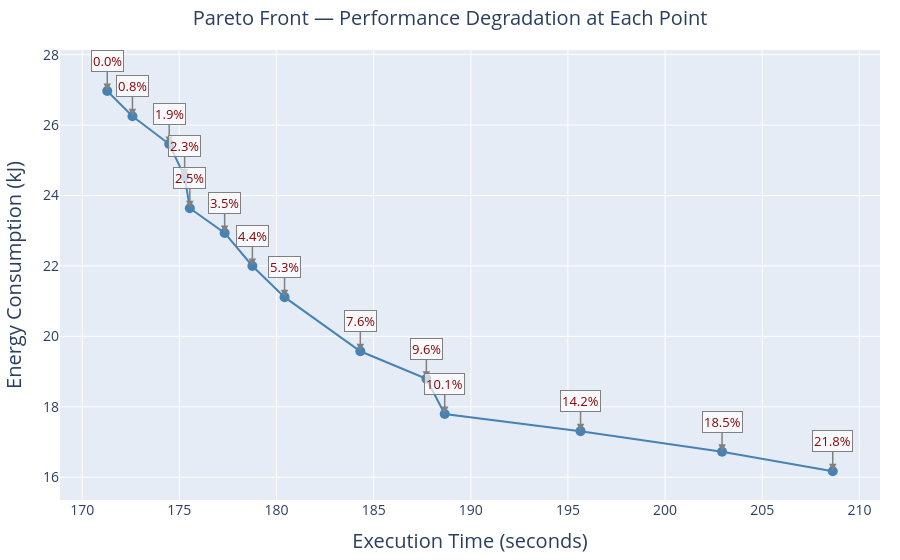
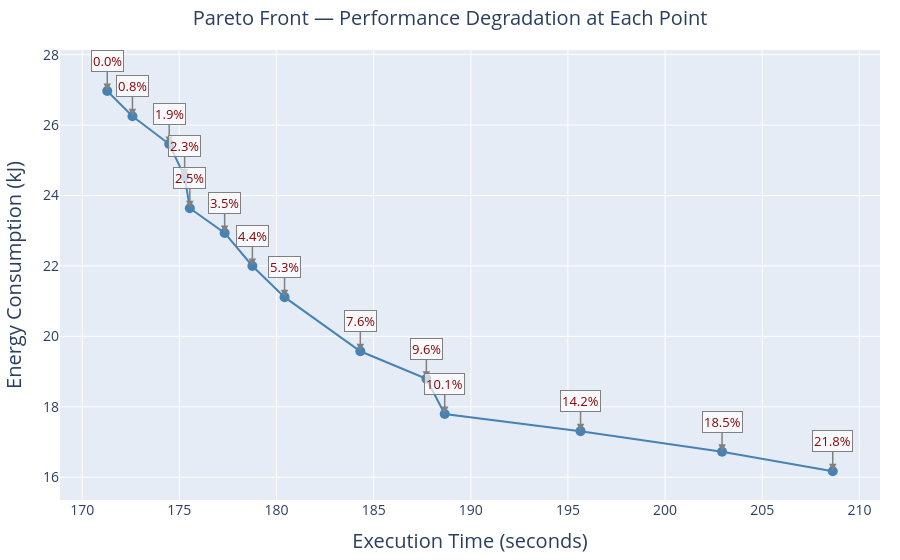

Notebook cell for these charts, in order:
### Code cell
# Performance degradation plot
# Degradation % relative to the fastest point (min time = 0% degradation)
perf_degradation = [(t - pareto_min_t) / pareto_min_t * 100 for t in pareto_ts]

fig2 = go.Figure()

# Pareto front line
fig2.add_trace(go.Scatter(
    x=pareto_ts,
    y=pareto_es,
    mode='lines+markers',
    name='Pareto Front',
    marker=dict(size=10, color='steelblue'),
    line=dict(color='steelblue', width=2),
    hovertemplate=(
        'Exec Time: %{x:.1f} s<br>'
        'Energy: %{y:.2f} kJ<br>'
        'Perf Degradation: %{text:.1f}%<extra></extra>'
    ),
    text=perf_degradation,
))

# Annotations for each point
annotations = []
for t, e, deg in zip(pareto_ts, pareto_es, perf_degradation):
    annotations.append(dict(
        x=t,
        y=e,
        text=f'{deg:.1f}%',
        showarrow=True,
        arrowhead=2,
        arrowsize=1,
        arrowwidth=1.5,
        arrowcolor='gray',
        ax=0,
        ay=-30,
        font=dict(size=13, color='darkred'),
        bgcolor='rgba(255,255,255,0.7)',
        bordercolor='gray',
        borderwidth=1,
    ))

fig2.update_layout(
    xaxis=dict(title='Execution Time (seconds)', title_font=dict(size=20), tickfont=dict(size=14)),
    yaxis=dict(title='Energy Consumption (kJ)', title_font=dict(size=20), tickfont=dict(size=14)),
    annotations=annotations,
    legend=dict(font=dict(size=13)),
    title=dict(
        text='Pareto Front — Performance Degradation at Each Point',
        font=dict(size=20),
        x=0.5,
    ),
    margin=dict(l=60, r=20, t=50, b=60),
    autosize=True,
)

fig2.write_html('pareto_degradation.html')
fig2.write_image('pareto_degradation.pdf', format='pdf', width=1200, height=700, scale=2)
print("Saved as 'pareto_degradation.html' and 'pareto_degradation.pdf'")
fig2.show()
print("Saved as 'pareto_degradation.html'")
fig2.show()

### Figure 1 — Plotly figure (JSON) as saved in the notebook; plotly's stock layout.template omitted (floating-point values rounded to 4 significant figures)
{"data": [{"hovertemplate": "Exec Time: %{x:.1f} s<br>Energy: %{y:.2f} kJ<br>Perf Degradation: %{text:.1f}%<extra></extra>", "line": {"color": "steelblue", "width": 2}, "marker": {"color": "steelblue", "size": 10}, "mode": "lines+markers", "name": "Pareto Front", "text": ["0.0", "0.7574315748668354", "1.8609441097931188", "2.3254211877675917", "2.4816480179158598", "3.5273636313747048", "4.360573392165523", "5.327475021805193", "7.6037396359611185", "9.588684413629792", "10.139331447246578", "14.221195240335941", "18.472830192644707", "21.798663548357332"], "type": "scatter", "x": [171.3, 172.6, 174.5, 175.3, 175.5, 177.3, 178.8, 180.4, 184.3, 187.7, 188.7, 195.6, 202.9, 208.6], "y": [26.97, 26.25, 25.46, 24.54, 23.64, 22.94, 22.0, 21.11, 19.58, 18.8, 17.8, 17.31, 16.72, 16.17]}], "layout": {"annotations": [{"arrowcolor": "gray", "arrowhead": 2, "arrowsize": 1, "arrowwidth": 1.5, "ax": 0, "ay": -30, "bgcolor": "rgba(255,255,255,0.7)", "bordercolor": "gray", "borderwidth": 1, "font": {"color": "darkred", "size": 13}, "showarrow": true, "text": "0.0%", "x": 171.3, "y": 26.97}, {"arrowcolor": "gray", "arrowhead": 2, "arrowsize": 1, "arrowwidth": 1.5, "ax": 0, "ay": -30, "bgcolor": "rgba(255,255,255,0.7)", "bordercolor": "gray", "borderwidth": 1, "font": {"color": "darkred", "size": 13}, "showarrow": true, "text": "0.8%", "x": 172.6, "y": 26.25}, {"arrowcolor": "gray", "arrowhead": 2, "arrowsize": 1, "arrowwidth": 1.5, "ax": 0, "ay": -30, "bgcolor": "rgba(255,255,255,0.7)", "bordercolor": "gray", "borderwidth": 1, "font": {"color": "darkred", "size": 13}, "showarrow": true, "text": "1.9%", "x": 174.5, "y": 25.46}, {"arrowcolor": "gray", "arrowhead": 2, "arrowsize": 1, "arrowwidth": 1.5, "ax": 0, "ay": -30, "bgcolor": "rgba(255,255,255,0.7)", "bordercolor": "gray", "borderwidth": 1, "font": {"color": "darkred", "size": 13}, "showarrow": true, "text": "2.3%", "x": 175.3, "y": 24.54}, {"arrowcolor": "gray", "arrowhead": 2, "arrowsize": 1, "arrowwidth": 1.5, "ax": 0, "ay": -30, "bgcolor": "rgba(255,255,255,0.7)", "bordercolor": "gray", "borderwidth": 1, "font": {"color": "darkred", "size": 13}, "showarrow": true, "text": "2.5%", "x": 175.5, "y": 23.64}, {"arrowcolor": "gray", "arrowhead": 2, "arrowsize": 1, "arrowwidth": 1.5, "ax": 0, "ay": -30, "bgcolor": "rgba(255,255,255,0.7)", "bordercolor": "gray", "borderwidth": 1, "font": {"color": "darkred", "size": 13}, "showarrow": true, "text": "3.5%", "x": 177.3, "y": 22.94}, {"arrowcolor": "gray", "arrowhead": 2, "arrowsize": 1, "arrowwidth": 1.5, "ax": 0, "ay": -30, "bgcolor": "rgba(255,255,255,0.7)", "bordercolor": "gray", "borderwidth": 1, "font": {"color": "darkred", "size": 13}, "showarrow": true, "text": "4.4%", "x": 178.8, "y": 22.0}, {"arrowcolor": "gray", "arrowhead": 2, "arrowsize": 1, "arrowwidth": 1.5, "ax": 0, "ay": -30, "bgcolor": "rgba(255,255,255,0.7)", "bordercolor": "gray", "borderwidth": 1, "font": {"color": "darkred", "size": 13}, "showarrow": true, "text": "5.3%", "x": 180.4, "y": 21.11}, {"arrowcolor": "gray", "arrowhead": 2, "arrowsize": 1, "arrowwidth": 1.5, "ax": 0, "ay": -30, "bgcolor": "rgba(255,255,255,0.7)", "bordercolor": "gray", "borderwidth": 1, "font": {"color": "darkred", "size": 13}, "showarrow": true, "text": "7.6%", "x": 184.3, "y": 19.58}, {"arrowcolor": "gray", "arrowhead": 2, "arrowsize": 1, "arrowwidth": 1.5, "ax": 0, "ay": -30, "bgcolor": "rgba(255,255,255,0.7)", "bordercolor": "gray", "borderwidth": 1, "font": {"color": "darkred", "size": 13}, "showarrow": true, "text": "9.6%", "x": 187.7, "y": 18.8}, {"arrowcolor": "gray", "arrowhead": 2, "arrowsize": 1, "arrowwidth": 1.5, "ax": 0, "ay": -30, "bgcolor": "rgba(255,255,255,0.7)", "bordercolor": "gray", "borderwidth": 1, "font": {"color": "darkred", "size": 13}, "showarrow": true, "text": "10.1%", "x": 188.7, "y": 17.8}, {"arrowcolor": "gray", "arrowhead": 2, "arrowsize": 1, "arrowwidth": 1.5, "ax": 0, "ay": -30, "bgcolor": "rgba(255,255,255,0.7)", "bordercolor": "gray", "borderwidth": 1, "font": {"color": "darkred", "size": 13}, "showarrow": true, "text": "14.2%", "x": 195.6, "y": 17.31}, {"arrowcolor": "gray", "arrowhead": 2, "arrowsize": 1, "arrowwidth": 1.5, "ax": 0, "ay": -30, "bgcolor": "rgba(255,255,255,0.7)", "bordercolor": "gray", "borderwidth": 1, "font": {"color": "darkred", "size": 13}, "showarrow": true, "text": "18.5%", "x": 202.9, "y": 16.72}, {"arrowcolor": "gray", "arrowhead": 2, "arrowsize": 1, "arrowwidth": 1.5, "ax": 0, "ay": -30, "bgcolor": "rgba(255,255,255,0.7)", "bordercolor": "gray", "borderwidth": 1, "font": {"color": "darkred", "size": 13}, "showarrow": true, "text": "21.8%", "x": 208.6, "y": 16.17}], "autosize": true, "legend": {"font": {"size": 13}}, "margin": {"b": 60, "l": 60, "r": 20, "t": 50}, "title": {"font": {"size": 20}, "text": "Pareto Front — Performance Degradation at Each Point", "x": 0.5}, "xaxis": {"tickfont": {"size": 14}, "title": {"font": {"size": 20}, "text": "Execution Time (seconds)"}}, "yaxis": {"tickfont": {"size": 14}, "title": {"font": {"size": 20}, "text": "Energy Consumption (kJ)"}}}}

### Figure 2 — Plotly figure (JSON) as saved in the notebook; plotly's stock layout.template omitted (floating-point values rounded to 4 significant figures)
{"data": [{"hovertemplate": "Exec Time: %{x:.1f} s<br>Energy: %{y:.2f} kJ<br>Perf Degradation: %{text:.1f}%<extra></extra>", "line": {"color": "steelblue", "width": 2}, "marker": {"color": "steelblue", "size": 10}, "mode": "lines+markers", "name": "Pareto Front", "text": ["0.0", "0.7574315748668354", "1.8609441097931188", "2.3254211877675917", "2.4816480179158598", "3.5273636313747048", "4.360573392165523", "5.327475021805193", "7.6037396359611185", "9.588684413629792", "10.139331447246578", "14.221195240335941", "18.472830192644707", "21.798663548357332"], "type": "scatter", "x": [171.3, 172.6, 174.5, 175.3, 175.5, 177.3, 178.8, 180.4, 184.3, 187.7, 188.7, 195.6, 202.9, 208.6], "y": [26.97, 26.25, 25.46, 24.54, 23.64, 22.94, 22.0, 21.11, 19.58, 18.8, 17.8, 17.31, 16.72, 16.17]}], "layout": {"annotations": [{"arrowcolor": "gray", "arrowhead": 2, "arrowsize": 1, "arrowwidth": 1.5, "ax": 0, "ay": -30, "bgcolor": "rgba(255,255,255,0.7)", "bordercolor": "gray", "borderwidth": 1, "font": {"color": "darkred", "size": 13}, "showarrow": true, "text": "0.0%", "x": 171.3, "y": 26.97}, {"arrowcolor": "gray", "arrowhead": 2, "arrowsize": 1, "arrowwidth": 1.5, "ax": 0, "ay": -30, "bgcolor": "rgba(255,255,255,0.7)", "bordercolor": "gray", "borderwidth": 1, "font": {"color": "darkred", "size": 13}, "showarrow": true, "text": "0.8%", "x": 172.6, "y": 26.25}, {"arrowcolor": "gray", "arrowhead": 2, "arrowsize": 1, "arrowwidth": 1.5, "ax": 0, "ay": -30, "bgcolor": "rgba(255,255,255,0.7)", "bordercolor": "gray", "borderwidth": 1, "font": {"color": "darkred", "size": 13}, "showarrow": true, "text": "1.9%", "x": 174.5, "y": 25.46}, {"arrowcolor": "gray", "arrowhead": 2, "arrowsize": 1, "arrowwidth": 1.5, "ax": 0, "ay": -30, "bgcolor": "rgba(255,255,255,0.7)", "bordercolor": "gray", "borderwidth": 1, "font": {"color": "darkred", "size": 13}, "showarrow": true, "text": "2.3%", "x": 175.3, "y": 24.54}, {"arrowcolor": "gray", "arrowhead": 2, "arrowsize": 1, "arrowwidth": 1.5, "ax": 0, "ay": -30, "bgcolor": "rgba(255,255,255,0.7)", "bordercolor": "gray", "borderwidth": 1, "font": {"color": "darkred", "size": 13}, "showarrow": true, "text": "2.5%", "x": 175.5, "y": 23.64}, {"arrowcolor": "gray", "arrowhead": 2, "arrowsize": 1, "arrowwidth": 1.5, "ax": 0, "ay": -30, "bgcolor": "rgba(255,255,255,0.7)", "bordercolor": "gray", "borderwidth": 1, "font": {"color": "darkred", "size": 13}, "showarrow": true, "text": "3.5%", "x": 177.3, "y": 22.94}, {"arrowcolor": "gray", "arrowhead": 2, "arrowsize": 1, "arrowwidth": 1.5, "ax": 0, "ay": -30, "bgcolor": "rgba(255,255,255,0.7)", "bordercolor": "gray", "borderwidth": 1, "font": {"color": "darkred", "size": 13}, "showarrow": true, "text": "4.4%", "x": 178.8, "y": 22.0}, {"arrowcolor": "gray", "arrowhead": 2, "arrowsize": 1, "arrowwidth": 1.5, "ax": 0, "ay": -30, "bgcolor": "rgba(255,255,255,0.7)", "bordercolor": "gray", "borderwidth": 1, "font": {"color": "darkred", "size": 13}, "showarrow": true, "text": "5.3%", "x": 180.4, "y": 21.11}, {"arrowcolor": "gray", "arrowhead": 2, "arrowsize": 1, "arrowwidth": 1.5, "ax": 0, "ay": -30, "bgcolor": "rgba(255,255,255,0.7)", "bordercolor": "gray", "borderwidth": 1, "font": {"color": "darkred", "size": 13}, "showarrow": true, "text": "7.6%", "x": 184.3, "y": 19.58}, {"arrowcolor": "gray", "arrowhead": 2, "arrowsize": 1, "arrowwidth": 1.5, "ax": 0, "ay": -30, "bgcolor": "rgba(255,255,255,0.7)", "bordercolor": "gray", "borderwidth": 1, "font": {"color": "darkred", "size": 13}, "showarrow": true, "text": "9.6%", "x": 187.7, "y": 18.8}, {"arrowcolor": "gray", "arrowhead": 2, "arrowsize": 1, "arrowwidth": 1.5, "ax": 0, "ay": -30, "bgcolor": "rgba(255,255,255,0.7)", "bordercolor": "gray", "borderwidth": 1, "font": {"color": "darkred", "size": 13}, "showarrow": true, "text": "10.1%", "x": 188.7, "y": 17.8}, {"arrowcolor": "gray", "arrowhead": 2, "arrowsize": 1, "arrowwidth": 1.5, "ax": 0, "ay": -30, "bgcolor": "rgba(255,255,255,0.7)", "bordercolor": "gray", "borderwidth": 1, "font": {"color": "darkred", "size": 13}, "showarrow": true, "text": "14.2%", "x": 195.6, "y": 17.31}, {"arrowcolor": "gray", "arrowhead": 2, "arrowsize": 1, "arrowwidth": 1.5, "ax": 0, "ay": -30, "bgcolor": "rgba(255,255,255,0.7)", "bordercolor": "gray", "borderwidth": 1, "font": {"color": "darkred", "size": 13}, "showarrow": true, "text": "18.5%", "x": 202.9, "y": 16.72}, {"arrowcolor": "gray", "arrowhead": 2, "arrowsize": 1, "arrowwidth": 1.5, "ax": 0, "ay": -30, "bgcolor": "rgba(255,255,255,0.7)", "bordercolor": "gray", "borderwidth": 1, "font": {"color": "darkred", "size": 13}, "showarrow": true, "text": "21.8%", "x": 208.6, "y": 16.17}], "autosize": true, "legend": {"font": {"size": 13}}, "margin": {"b": 60, "l": 60, "r": 20, "t": 50}, "title": {"font": {"size": 20}, "text": "Pareto Front — Performance Degradation at Each Point", "x": 0.5}, "xaxis": {"tickfont": {"size": 14}, "title": {"font": {"size": 20}, "text": "Execution Time (seconds)"}}, "yaxis": {"tickfont": {"size": 14}, "title": {"font": {"size": 20}, "text": "Energy Consumption (kJ)"}}}}
